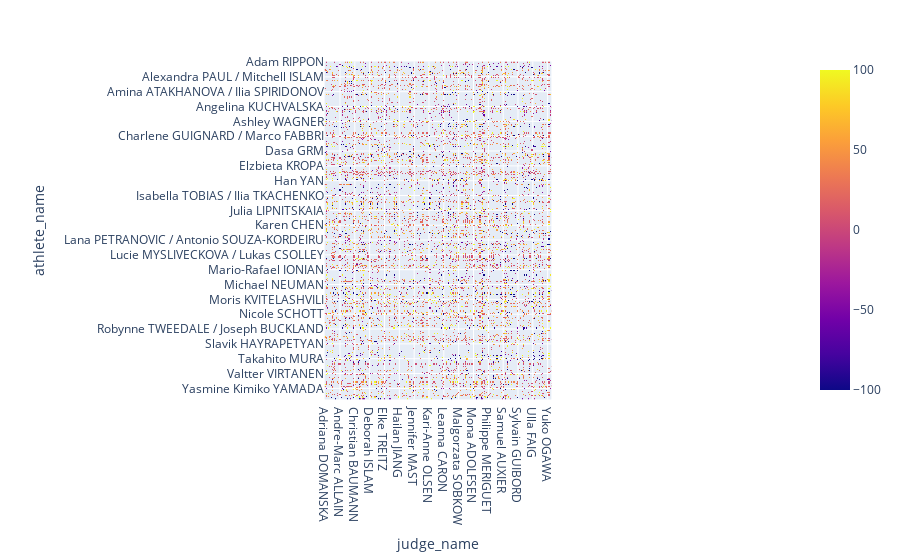

Notebook code cell kept with this figure:
### Code cell
fig = px.imshow(pivoted,zmin=-100,zmax=100)
fig.show()

### Figure 1 — Plotly figure (JSON) as saved in the notebook; plotly's stock layout.template omitted (floating-point values rounded to 4 significant figures; data arrays with more than 128 entries replaced by an {"elided": "..."} marker saying what was removed)
{"data": [{"coloraxis": "coloraxis", "hovertemplate": "judge_name: %{x}<br>athlete_name: %{y}<br>color: %{z}<extra></extra>", "name": "0", "type": "heatmap", "x": {"elided": "214 str values"}, "xaxis": "x", "y": {"elided": "319 str values"}, "yaxis": "y", "z": {"elided": "319x214 float values"}}], "layout": {"coloraxis": {"cmax": 100, "cmin": -100, "colorscale": [[0, "#0d0887"], [0.1111, "#46039f"], [0.2222, "#7201a8"], [0.3333, "#9c179e"], [0.4444, "#bd3786"], [0.5556, "#d8576b"], [0.6667, "#ed7953"], [0.7778, "#fb9f3a"], [0.8889, "#fdca26"], [1, "#f0f921"]]}, "margin": {"t": 60}, "xaxis": {"anchor": "y", "constrain": "domain", "domain": [0, 1], "scaleanchor": "y", "title": {"text": "judge_name"}}, "yaxis": {"anchor": "x", "autorange": "reversed", "constrain": "domain", "domain": [0, 1], "title": {"text": "athlete_name"}}}}
